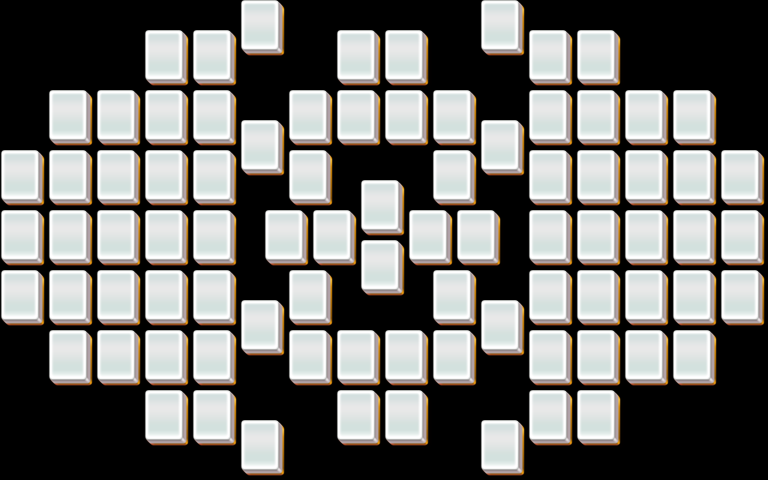

The image is a tile-based game level rendered from a .tmx file. Its description and source (layers, tilesets, objects; grid data summarised) follow:
An orthogonal 32x16 tile map with 24x30 px tiles, 5 tile layers (layer1, layer2, layer3, layer4, ...).

<map version="1.0" orientation="orthogonal" width="32" height="16" tilewidth="24" tileheight="30">
 <properties>
  <property name="species" value="15" />
 </properties>
 <tileset firstgid="1" name="mahjong" tilewidth="48" tileheight="60">
  <image source="mahjong.png" />
 </tileset>
 <layer name="layer1" width="32" height="16">
  <data>[512 cells, 84 non-empty, 1 distinct tile ids]</data>
 </layer>
 <layer name="layer2" width="32" height="16">
  <data>[512 cells, 84 non-empty, 1 distinct tile ids]</data>
 </layer>
 <layer name="layer3" width="32" height="16">
  <data>[512 cells, 0 non-empty, 0 distinct tile ids]</data>
 </layer>
 <layer name="layer4" width="32" height="16">
  <data>[512 cells, 0 non-empty, 0 distinct tile ids]</data>
 </layer>
 <layer name="layer5" width="32" height="16">
  <data>[512 cells, 0 non-empty, 0 distinct tile ids]</data>
 </layer>
</map>
